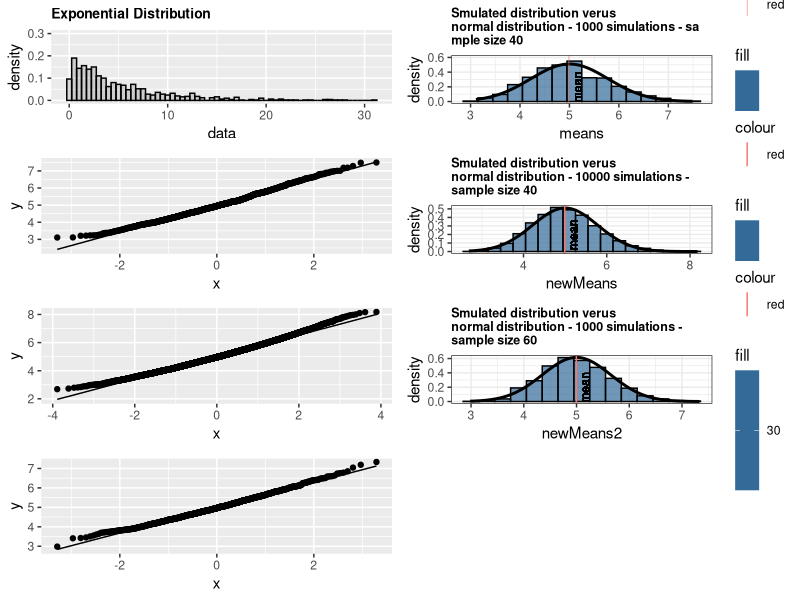

Write the R code that produced this figure.



rm(list=ls())

library(ggplot2)
library(gridExtra)
library(knitr)
library(rmarkdown)


#THE EXPONENTIAL DISTRIBUTION AND THE CENTRAL LIMIT THEOREM

#his projects applies the Central Limit Theorem to 1000 and 10000 exponential distribution 
#simulations of size 40 samples, and 1000 simulations of sample size 60 - lambda 0.2 .The
#simulated mean is commpared to the theoretical mean - 1/lambda - and the simulated 
#variance is compared to the theoretical variance - 1/lambda -.The distribution of 
#averages of 1000/10000 simulations of sample size 40 demonstrates that the
#disitribution of averages aproached a normal distribution as the number of 
#simulations increases and the distribution of averages of 1000 samples of size 60 
#demonstrates that the distribution of  averages approaches a normal distribution as the
#sample size increases as inidcated by the simulated versus normal distribution and 
#Quantile -Quantile plots. Additionally, comparison of the simulated 95% confidence
#interval with the theoretical 95% confidence interval shows that the true mean is
#likely to lie within that range,in other words 95% of the samples will contain the
#mean of the population.


#Average number of events per unit of time
lambda <- 0.2 
#Sample size
sample <- 40
#Number of samples
samples <- 1000
#Expected or theoretical mean
expected <- 1/lambda


#Exponential distribution - One sample (size 1000)
data <- rexp(1000, lambda)
data <- data.frame(data, 1000)

#Exponential distribution
ex <- ggplot(data, aes(x = data)) + 
        geom_histogram(aes(y = ..density..), alpha = 0.2, binwidth = 0.5, col = "black") +
        ylim(c(0,0.3)) + 
        ggtitle("Exponential Distribution") +
    theme(plot.title=element_text(face="bold", size=10))

#Set reproducible results for verification
set.seed(1)

#generate the distribution (1000 samples) of the averages of 40 exponentials with Lambda
#0.2
means = NULL
for (i in 1 : 1000) means = c(means, mean(rexp(sample, lambda))) 
data <- data.frame(means,size=40)

#SAMPLE MEAN VERSUS THEORETICAL MEAN - 1/lambda - 1000 simulations - n = 40
#mean of means
meanOfMeans <- mean(means)
cat("Mean of means:" ,meanOfMeans)

#theoretical mean
theoreticalMean <- (1/0.2)
cat("\nTheoretical mean:", theoreticalMean)

#SAMPLE VARIANCE VERSUS THEORETICAL VARIANCE - 1000 simulations - n = 40
sampleVariance <- var(means)
cat("\nSample variance:", sampleVariance)

theoreticalVariance <- ((1/0.2)/sqrt(40))^2
cat("\nTheoretical variance:", theoreticalVariance)

#Plot distribution
p <- ggplot(data, aes(x = means, fill = 40)) + theme_bw() + 
     geom_histogram(aes(y = ..density..), alpha = 0.7, binwidth = 0.30, col = "black") + 
     ylim(c(0,0.6)) +
     stat_function(mapping = NULL, data = NULL, geom = "path", position = "identity", 
           fun=dnorm, n = 101, size = 1,  args=list(mean=5,s =sd(means))) +
    geom_vline(aes(xintercept=mean(means),colour="red"), size = 0.2) +
    geom_text(aes(x = mean(means), data = NULL, label="\nmean",y=0.2),
           colour="black",angle=90, size = 3) +
    ggtitle("Smulated distribution verus 
normal distribution - 1000 simulations - sa
mple size 40") +
    theme(plot.title=element_text(face="bold", size=9))

#Quantile-quantile plot of sample variable versus theoretical
qq <- ggplot(data, aes(sample = data[,1])) +  stat_qq() + stat_qq_line()

#THE SIMULATED DISTRIBUTION APPRACHES THE NORMAL DISTRIBUTION AS THE NUMBER OF SIMULATIONS 
#INCREASES
newMeans = NULL
for (i in 1 : 10000) newMeans = c(newMeans, mean(rexp(40, lambda)))
newData <- data.frame(newMeans,size=40)

#Plot distribution
newp <- ggplot(newData, aes(newMeans, fill = 30)) + theme_bw() + 
        geom_histogram(aes(y = ..density..), alpha = 0.7,binwidth = 0.30,  col = "black") +
        stat_function(mapping = NULL, data = NULL, geom = "path", position = "identity", 
              fun=dnorm, size = 1, args=list(mean=5,s =sd(means)))  +
        geom_vline(aes(xintercept=mean(means),colour="red")) +
        geom_text(aes(x = mean(means), data = NULL,size = 0.1, label="\nmean",y=0.2),
              colour="black",angle=90, size = 3) +
        ggtitle("Smulated distribution verus 
normal distribution - 10000 simulations - 
sample size 40") +
        theme(plot.title=element_text(face="bold", size=9))

#SAMPLE MEAN VERSUS THEORETICAL MEAN - 1/lambda - 10000simulations n = 40
#mean of means
meanOfMeans <- mean(newMeans)
cat("Mean of means:" ,meanOfMeans)

#theoretical mean
theoreticalMean <- (1/0.2)
cat("\nTheoretical mean:", theoreticalMean)

#SAMPLE VARIANCE VERSUS THEORETICAL VARIANCE - 10000 simulations n = 40
sampleVariance2 <- var(newMeans)
cat("\nSample variance:", sampleVariance2)

theoreticalVariance2 <- ((1/0.2)/sqrt(40))^2
cat("\nTheoretical variance:", theoreticalVariance2)

#Quantile-Quantile plot 
newqq <- ggplot(newData, aes(sample = newData[,1])) +  stat_qq() + stat_qq_line()

#THE SIMULATED DISTRIBUTION APPRACHES THE NORMAL DISTRIBUTION AS THE SAMPLE SIZE INCREASES

newMeans2 = NULL
for (i in 1 : 1000) newMeans2 = c(newMeans2, mean(rexp(60, lambda)))
newData2 <- data.frame(newMeans2,size=60)

#The distribution of means approaches a normal distribution as the size of the sample
#increases.
newp2 <- ggplot(newData2, aes(newMeans2, fill = 30)) + theme_bw() + 
         geom_histogram(aes(y = ..density..), alpha = 0.7, binwidth = 0.30,
                col = "black")  + 
         stat_function(mapping = NULL, data = NULL, geom = "path",
                position = "identity", 
                fun=dnorm, size = 1, args=list(mean=5, s = sd(newMeans2)))  +
         geom_vline(aes(xintercept=mean(newMeans2),colour="red")) +
         geom_text(aes(x = mean(newMeans2), data = NULL, label="\nmean",y=0.2), 
               colour="black",angle=90, size = 3) +
         ggtitle("Smulated distribution verus 
normal distribution - 1000 simulations - 
sample size 60") +
         theme(plot.title=element_text(face="bold", size=9))


#SAMPLE MEAN VERSUS THEORETICAL MEAN - 1/lambda - 1000simulations n = 60
#mean of means
meanOfMeans <- mean(newMeans2)
cat("Mean of means:" ,meanOfMeans)

#theoretical mean
theoreticalMean <- (1/0.2)
cat("\nTheoretical mean:", theoreticalMean)

#SAMPLE VARIANCE VERSUS THEORETICAL VARIANCE - 1000 simulations n = 60
sampleVariance2 <- var(newMeans2)
cat("\nSample variance:", sampleVariance2)

theoreticalVariance <- ((1/0.2)/sqrt(40))^2
cat("\nTheoretical variance:", theoreticalVariance)

#Quantile-Quantile plot 
newqq <- ggplot(newData, aes(sample = newData[,1])) +  stat_qq() + stat_qq_line()

#SAMPLE MEAN VERSUS THEORETICAL MEAN - 1/lambda - 1000 simulations n = 60
#mean of means
meanOfMeans2 <- mean(newMeans2)
cat("Mean of means:" ,meanOfMeans2)

#theoretical mean
theoreticalMean <- (1/0.2)
cat("\nTheoretical mean:", theoreticalMean)

#Quantile-Quantile plot
newqq2 <- ggplot(newData2, aes(sample = newData2[,1])) +  stat_qq() + stat_qq_line()

grid.arrange(ex, p, qq, newp, newqq, newp2, newqq2, nrow = 4)


#SAMPLE CONFIDENCE INTERVAL VERSUS THEORETICAL CONFIDENCE INTERVAL - 1000 simulation -
#n = 40
sampleConfidenceInterval <- round(mean(means) + c(-1,1)*1.96*sd(means)/sqrt(sample), 3)
cat("\nsample confidence interval - 1000 simulations - n = 40: ", sampleConfidenceInterval)

theoreticalConfidenceInterval <- theoreticalMean + c(-1,1)*1.96*theoreticalVariance/sqrt(sample)
cat("\ntheoretical confidence interval: ", theoreticalConfidenceInterval)


#SAMPLE CONFIDENCE INTERVAL VERSUS THEORETICAL CONFIDENCE INTERVAL - 10000 simulation -
#n = 40
sampleConfidenceInterval <- round(mean(newMeans) + c(-1,1)*1.96*sd(newMeans)/sqrt(sample), 3)
cat("\nsample confidence interval 10000 simulations - n = 40: ", sampleConfidenceInterval)

theoreticalConfidenceInterval <- theoreticalMean + c(-1,1)*1.96*theoreticalVariance/sqrt(sample)
cat("\ntheoretical confidence interval: ", theoreticalConfidenceInterval)


#SAMPLE CONFIDENCE INTERVAL VERSUS THEORETICAL CONFIDENCE INTERVAL - 1000 simulation - 
#n = 60
sampleConfidenceInterval <- round(mean(newMeans2) + c(-1,1)*1.96*sd(newMeans2)/sqrt(sample), 3)
cat("\nsample confidence interval 1000 simulations n = 60: ", sampleConfidenceInterval)

theoreticalConfidenceInterval <- theoreticalMean + c(-1,1)*1.96*theoreticalVariance/sqrt(60)
cat("\ntheoretical confidence interval: ", theoreticalConfidenceInterval)

#CONCLUSSION
#This project is an illustration of Central Limit Theorem which states that the
#distribution ofaverages of independent and identically distributed random variables
#approaches that of a standard normal distribution as the sample size increases
#where the  mean is approximately equal to the population mean and variance equal
#to sigma squared (the polayion variance) over n. Additonally, as the number of samples
#increases to infinity, the distribution of means approaches the normal distribution.
 
